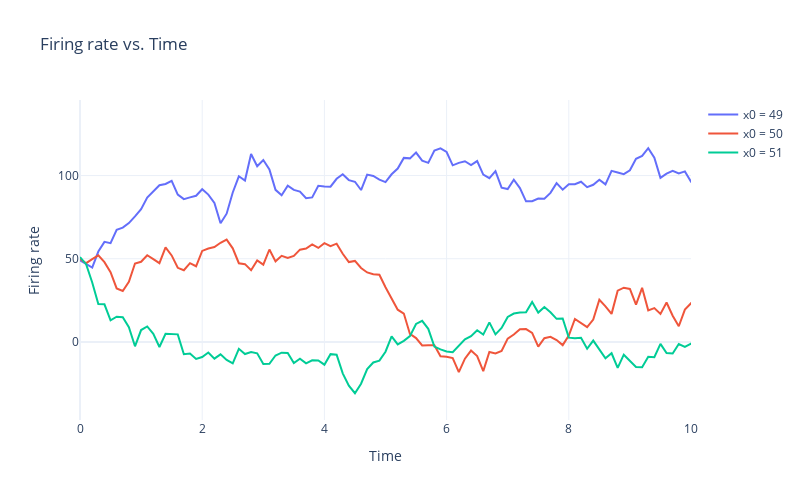

The notebook cell this image was saved under:
### Markdown cell above
(d) Redo the simulation of (c), but add a noise component to the system, so that x˙(t) = −x(t) + f(wx(t) + I ) + ση(t) where η(t) is Gaussian white noise. What happens for a noise value of σ = 5? What happens if you increase the noise (up to σ = 80)? Why?

### Code cell
# (d) Redo the simulation of (c), but add a noise component to the system, so that x˙(t) = −x(t) + f(wx(t) + I ) + ση(t) where η(t) is Gaussian white noise. What happens for a noise value of σ = 5? What happens if you increase the noise (up to σ = 80)? Why?
# When the noise value of sigma is 5 the system is stable and converges to a stable equilibrium point. 
# When starting firing rate is 49, the system converges to a stable equilibrium point at 0. This is because the firing rate is below the threshold and the system is stable.
# When starting firing rate is 50, the system converges to a stable equilibrium point at 50. This is because the firing rate is at the threshold and the system is stable.
# When starting firing rate is 51, the system converges to a stable equilibrium point at 100. This is because the firing rate is above the threshold and the system is stable.
# x firing rate
i=-2 #some constant
w = 0.04 # w weight strenth of synapse
dt = 0.1 # time step
T = 100 # total time
t = np.arange(0, T, dt) # time vector
x0 = 49 # initial condition
x1 = 50 # initial condition
x2 = 51 # initial condition
def firing_rate_noise(x0, w=0.04, dt=0.1, T=100, sigma=5):
    t = np.arange(0, T, dt) # time vector
    x = np.zeros(len(t))# array for firing rate outputs
    x[0] = x0 # set initial condition
    # Euler's method
    # Euler method should be replaced by stochastic Euler method
    # euler method here is used by adding noise to the derivative
    for i in range(1, len(t)):
        x[i] = x[i-1] + dt*derivative_firing_rate(x[i-1], w) + sigma*np.random.randn()
    return x
# call function
x0 = 49
x1 = 50
x2 = 51
x = firing_rate_noise(x0)
x1 = firing_rate_noise(x1)
x2 = firing_rate_noise(x2)
# plotly
fig = go.Figure()
fig.update_layout(template='plotly_white'
    , width=800, height=500)
fig.add_trace(go.Scatter(x=t, y=x, mode='lines', name='x0 = 49'))
fig.add_trace(go.Scatter(x=t, y=x1, mode='lines', name='x0 = 50'))
fig.add_trace(go.Scatter(x=t, y=x2, mode='lines', name='x0 = 51'))
fig.update_layout(title='Firing rate vs. Time', xaxis_title='Time', yaxis_title='Firing rate')
fig.update_xaxes(range=[0, 10])
fig.show()

### Figure 1 — Plotly figure (JSON) as saved in the notebook; plotly's stock layout.template omitted (floating-point values rounded to 4 significant figures; data arrays with more than 128 entries replaced by an {"elided": "..."} marker saying what was removed)
{"data": [{"mode": "lines", "name": "x0 = 49", "type": "scatter", "x": {"elided": "1000 float values"}, "y": {"elided": "1000 float values"}}, {"mode": "lines", "name": "x0 = 50", "type": "scatter", "x": {"elided": "1000 float values"}, "y": {"elided": "1000 float values"}}, {"mode": "lines", "name": "x0 = 51", "type": "scatter", "x": {"elided": "1000 float values"}, "y": {"elided": "1000 float values"}}], "layout": {"height": 500, "title": {"text": "Firing rate vs. Time"}, "width": 800, "xaxis": {"range": [0, 10], "title": {"text": "Time"}}, "yaxis": {"title": {"text": "Firing rate"}}}}
